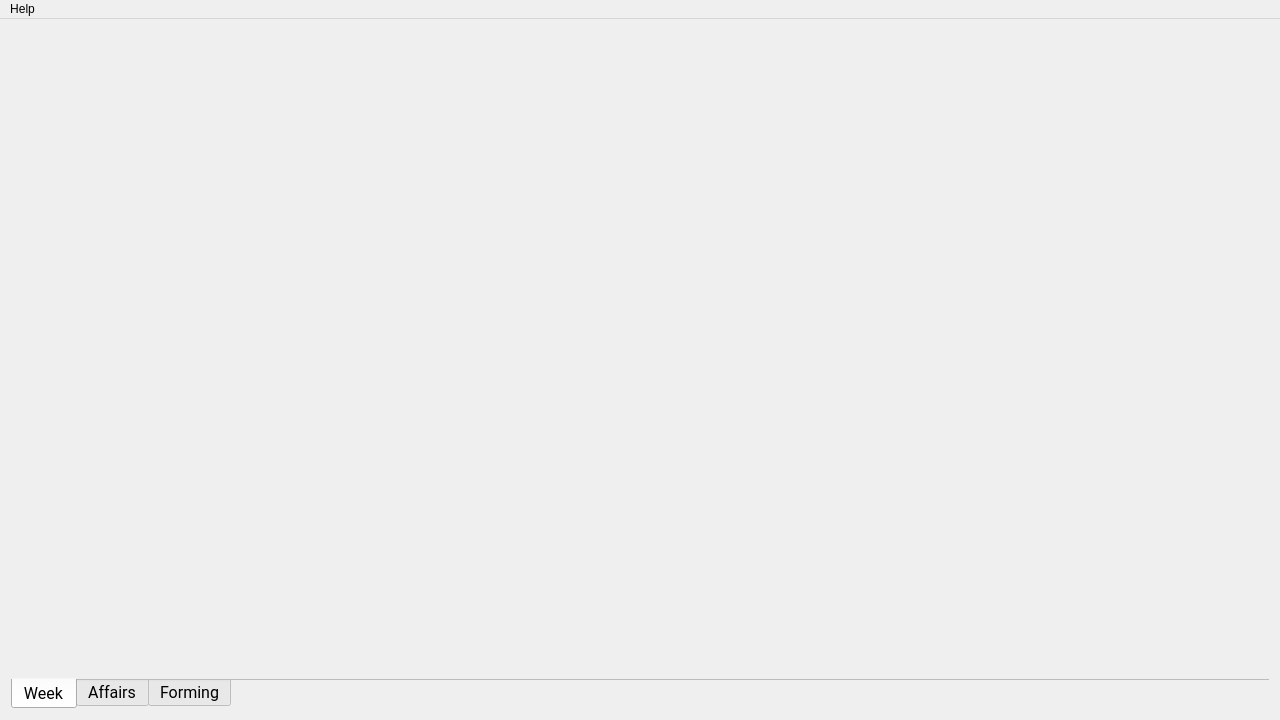
<?xml version="1.0" encoding="UTF-8"?>
<ui version="4.0">
 <class>MainWindow</class>
 <widget class="QMainWindow" name="MainWindow">
  <property name="geometry">
   <rect>
    <x>0</x>
    <y>0</y>
    <width>1280</width>
    <height>720</height>
   </rect>
  </property>
  <property name="windowTitle">
   <string>MainWindow</string>
  </property>
  <widget class="QWidget" name="centralWidget">
   <layout class="QGridLayout" name="gridLayout">
    <item row="0" column="0">
     <layout class="QGridLayout" name="layoutHolder">
      <item row="0" column="0">
       <widget class="QTabWidget" name="twNavigation">
        <property name="font">
         <font>
          <family>Roboto</family>
          <pointsize>12</pointsize>
         </font>
        </property>
        <property name="tabPosition">
         <enum>QTabWidget::South</enum>
        </property>
        <property name="tabShape">
         <enum>QTabWidget::Rounded</enum>
        </property>
        <property name="currentIndex">
         <number>0</number>
        </property>
        <property name="documentMode">
         <bool>true</bool>
        </property>
        <widget class="QWidget" name="tabWeek">
         <attribute name="title">
          <string>Week</string>
         </attribute>
         <layout class="QGridLayout" name="gridLayout_2">
          <item row="0" column="0">
           <widget class="HeaderTableItem" name="dayMonday" native="true"/>
          </item>
          <item row="0" column="1">
           <widget class="HeaderTableItem" name="dayTuesday" native="true"/>
          </item>
          <item row="0" column="2">
           <widget class="HeaderTableItem" name="dayWednesday" native="true"/>
          </item>
          <item row="0" column="3">
           <widget class="HeaderTableItem" name="dayThursday" native="true"/>
          </item>
          <item row="1" column="0">
           <widget class="HeaderTableItem" name="dayFriday" native="true"/>
          </item>
          <item row="1" column="1">
           <widget class="HeaderTableItem" name="daySaturday" native="true"/>
          </item>
          <item row="1" column="3">
           <widget class="HeaderTableItem" name="dayAny" native="true"/>
          </item>
          <item row="1" column="2">
           <widget class="HeaderTableItem" name="daySunday" native="true"/>
          </item>
         </layout>
        </widget>
        <widget class="QWidget" name="tabAffairs">
         <attribute name="title">
          <string>Affairs</string>
         </attribute>
         <layout class="QGridLayout" name="layoutAffairs">
          <property name="spacing">
           <number>9</number>
          </property>
          <item row="0" column="1">
           <widget class="HeaderTableItem" name="tableEducationAffairs" native="true"/>
          </item>
          <item row="0" column="3">
           <widget class="HeaderTableItem" name="tableWorkAffairs" native="true"/>
          </item>
          <item row="1" column="1">
           <widget class="HeaderTableItem" name="tablePersonalAffairs" native="true"/>
          </item>
          <item row="1" column="3">
           <widget class="HeaderTableItem" name="tablePlaces" native="true"/>
          </item>
         </layout>
        </widget>
        <widget class="QWidget" name="tabShaping">
         <attribute name="title">
          <string>Forming</string>
         </attribute>
         <layout class="QGridLayout" name="layoutForming">
          <property name="spacing">
           <number>9</number>
          </property>
          <item row="0" column="0">
           <layout class="QVBoxLayout" name="verticalLayout">
            <item>
             <widget class="QLabel" name="lblFormVisitPlan">
              <property name="sizePolicy">
               <sizepolicy hsizetype="Preferred" vsizetype="Maximum">
                <horstretch>0</horstretch>
                <verstretch>0</verstretch>
               </sizepolicy>
              </property>
              <property name="font">
               <font>
                <pointsize>18</pointsize>
               </font>
              </property>
              <property name="text">
               <string>Formation of a visit plan</string>
              </property>
              <property name="alignment">
               <set>Qt::AlignCenter</set>
              </property>
             </widget>
            </item>
            <item>
             <widget class="QPushButton" name="btnFormVisitPlan">
              <property name="sizePolicy">
               <sizepolicy hsizetype="Preferred" vsizetype="Preferred">
                <horstretch>0</horstretch>
                <verstretch>0</verstretch>
               </sizepolicy>
              </property>
              <property name="text">
               <string/>
              </property>
             </widget>
            </item>
           </layout>
          </item>
          <item row="0" column="1">
           <layout class="QVBoxLayout" name="verticalLayout_2">
            <item>
             <widget class="QLabel" name="lblFormPersonalAffairs">
              <property name="sizePolicy">
               <sizepolicy hsizetype="Preferred" vsizetype="Maximum">
                <horstretch>0</horstretch>
                <verstretch>0</verstretch>
               </sizepolicy>
              </property>
              <property name="font">
               <font>
                <pointsize>18</pointsize>
               </font>
              </property>
              <property name="text">
               <string>Formation of personal goals</string>
              </property>
              <property name="alignment">
               <set>Qt::AlignCenter</set>
              </property>
             </widget>
            </item>
            <item>
             <widget class="QPushButton" name="btnFormPersonalAffairs">
              <property name="sizePolicy">
               <sizepolicy hsizetype="Preferred" vsizetype="Preferred">
                <horstretch>0</horstretch>
                <verstretch>0</verstretch>
               </sizepolicy>
              </property>
              <property name="text">
               <string/>
              </property>
             </widget>
            </item>
           </layout>
          </item>
         </layout>
        </widget>
       </widget>
      </item>
     </layout>
    </item>
   </layout>
  </widget>
  <widget class="QMenuBar" name="menuBar">
   <property name="geometry">
    <rect>
     <x>0</x>
     <y>0</y>
     <width>1280</width>
     <height>20</height>
    </rect>
   </property>
   <widget class="QMenu" name="menuHelp">
    <property name="title">
     <string>Help</string>
    </property>
    <addaction name="actionHelp"/>
   </widget>
   <addaction name="menuHelp"/>
  </widget>
  <action name="actionHelp">
   <property name="text">
    <string>Help</string>
   </property>
  </action>
 </widget>
 <layoutdefault spacing="6" margin="11"/>
 <customwidgets>
  <customwidget>
   <class>HeaderTableItem</class>
   <extends>QWidget</extends>
   <header>headertableitem.h</header>
   <container>1</container>
  </customwidget>
 </customwidgets>
 <resources/>
 <connections/>
</ui>
